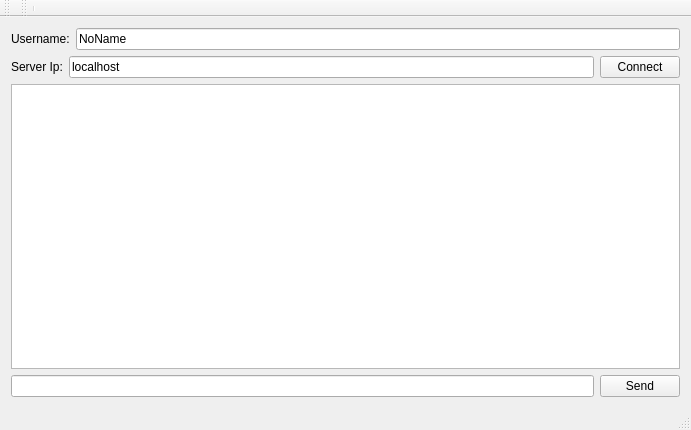
<?xml version="1.0" encoding="UTF-8"?>
<ui version="4.0">
 <class>MainWindow</class>
 <widget class="QMainWindow" name="MainWindow">
  <property name="geometry">
   <rect>
    <x>0</x>
    <y>0</y>
    <width>691</width>
    <height>430</height>
   </rect>
  </property>
  <property name="windowTitle">
   <string>MainWindow</string>
  </property>
  <widget class="QWidget" name="centralWidget">
   <layout class="QHBoxLayout" name="horizontalLayout_3">
    <item>
     <layout class="QVBoxLayout" name="verticalLayout">
      <item>
       <layout class="QHBoxLayout" name="horizontalLayout_4">
        <item>
         <widget class="QLabel" name="nickLabel">
          <property name="text">
           <string>Username:</string>
          </property>
         </widget>
        </item>
        <item>
         <widget class="QLineEdit" name="nickEdit">
          <property name="text">
           <string>NoName</string>
          </property>
         </widget>
        </item>
       </layout>
      </item>
      <item>
       <layout class="QHBoxLayout" name="horizontalLayout">
        <item>
         <widget class="QLabel" name="connectLabel">
          <property name="text">
           <string>Server Ip:</string>
          </property>
         </widget>
        </item>
        <item>
         <widget class="QLineEdit" name="connectEdit">
          <property name="maximumSize">
           <size>
            <width>16777215</width>
            <height>32</height>
           </size>
          </property>
          <property name="text">
           <string>localhost</string>
          </property>
         </widget>
        </item>
        <item>
         <widget class="QPushButton" name="connectButton">
          <property name="maximumSize">
           <size>
            <width>16777215</width>
            <height>30</height>
           </size>
          </property>
          <property name="text">
           <string>Connect</string>
          </property>
         </widget>
        </item>
       </layout>
      </item>
      <item>
       <widget class="QTextBrowser" name="chatOutput">
        <property name="maximumSize">
         <size>
          <width>16777215</width>
          <height>700</height>
         </size>
        </property>
       </widget>
      </item>
      <item>
       <layout class="QHBoxLayout" name="horizontalLayout_2">
        <property name="sizeConstraint">
         <enum>QLayout::SetDefaultConstraint</enum>
        </property>
        <item>
         <widget class="QLineEdit" name="messageBox"/>
        </item>
        <item>
         <widget class="QPushButton" name="sendButton">
          <property name="maximumSize">
           <size>
            <width>16777215</width>
            <height>30</height>
           </size>
          </property>
          <property name="text">
           <string>Send</string>
          </property>
         </widget>
        </item>
       </layout>
      </item>
     </layout>
    </item>
   </layout>
  </widget>
  <widget class="QMenuBar" name="menuBar">
   <property name="geometry">
    <rect>
     <x>0</x>
     <y>0</y>
     <width>691</width>
     <height>26</height>
    </rect>
   </property>
  </widget>
  <widget class="QToolBar" name="mainToolBar">
   <attribute name="toolBarArea">
    <enum>TopToolBarArea</enum>
   </attribute>
   <attribute name="toolBarBreak">
    <bool>false</bool>
   </attribute>
  </widget>
  <widget class="QStatusBar" name="statusBar"/>
  <widget class="QToolBar" name="toolBar">
   <property name="windowTitle">
    <string>toolBar</string>
   </property>
   <attribute name="toolBarArea">
    <enum>TopToolBarArea</enum>
   </attribute>
   <attribute name="toolBarBreak">
    <bool>false</bool>
   </attribute>
   <addaction name="separator"/>
  </widget>
 </widget>
 <layoutdefault spacing="6" margin="11"/>
 <resources/>
 <connections>
  <connection>
   <sender>connectButton</sender>
   <signal>clicked()</signal>
   <receiver>MainWindow</receiver>
   <slot>connectToServer()</slot>
   <hints>
    <hint type="sourcelabel">
     <x>648</x>
     <y>137</y>
    </hint>
    <hint type="destinationlabel">
     <x>342</x>
     <y>115</y>
    </hint>
   </hints>
  </connection>
  <connection>
   <sender>sendButton</sender>
   <signal>clicked()</signal>
   <receiver>MainWindow</receiver>
   <slot>sendMessage()</slot>
   <hints>
    <hint type="sourcelabel">
     <x>666</x>
     <y>273</y>
    </hint>
    <hint type="destinationlabel">
     <x>543</x>
     <y>239</y>
    </hint>
   </hints>
  </connection>
 </connections>
 <slots>
  <slot>connectToServer()</slot>
  <slot>sendMessage()</slot>
 </slots>
</ui>
